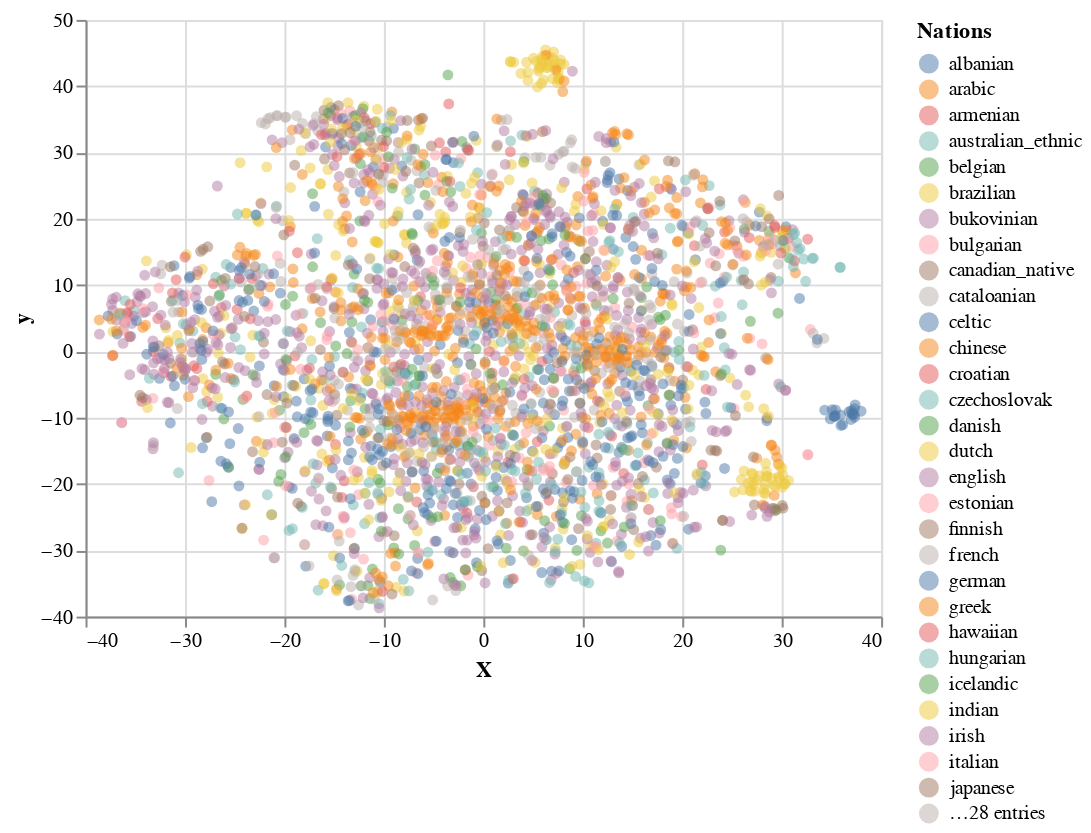

The code cell stored with this chart in its notebook:
### Markdown cell above
## Story level

### Code cell
# doc_corpus = [models.doc2vec.TaggedDocument(words=l,tags=[str(i)]) for i,l in enumerate(stories.lemmas)]
# doc_model = models.doc2vec.Doc2Vec(doc_corpus, min_count=200, window=10, workers=8)
# doc_model.save('doc2vec.model')
doc_model = models.doc2vec.Doc2Vec.load(save_progress+'doc2vec.model')
tsne = utils.doc2vec_tsne(doc_model, stories['nation'])
utils.interactive_scatter(tsne)

### Figure 1 — Vega-Lite specification as saved in the notebook (floating-point values rounded to 4 significant figures; data arrays with more than 128 entries replaced by an {"elided": "..."} marker saying what was removed)
{"config": {"view": {"continuousWidth": 400, "continuousHeight": 300}}, "data": {"name": "data-0f5c1d70ddbc353ed849da95a9644d20"}, "mark": {"type": "point", "filled": true, "opacity": 0.5}, "encoding": {"color": {"field": "Nations", "type": "nominal"}, "tooltip": [{"field": "Nations", "type": "nominal"}], "x": {"field": "X", "scale": {"zero": false}, "type": "quantitative"}, "y": {"field": "y", "scale": {"zero": false}, "type": "quantitative"}}, "$schema": "https://vega.github.io/schema/vega-lite/v4.17.0.json", "datasets": {"data-0f5c1d70ddbc353ed849da95a9644d20": {"elided": "2932 records"}}}
